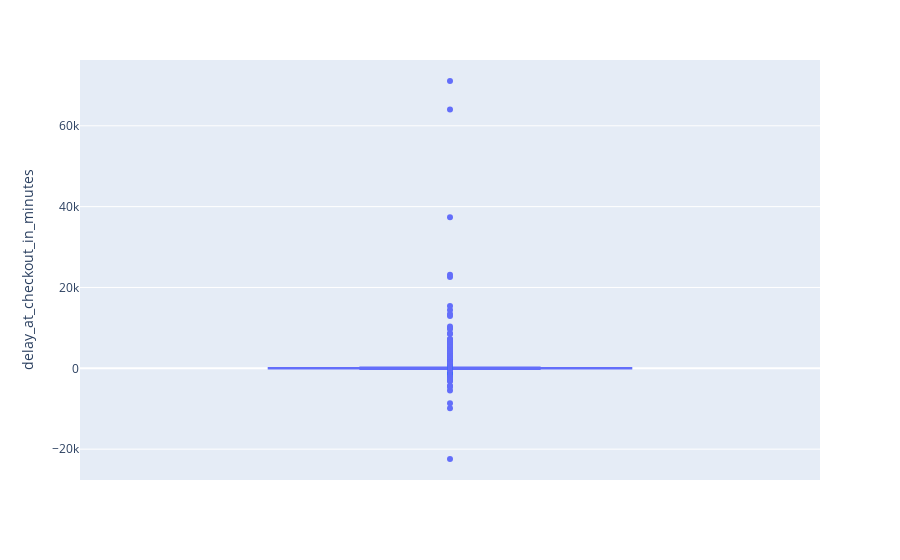

The code cell stored with this chart in its notebook:
### Code cell
# Create a box chart using Plotly Express
fig = px.box(data, y="delay_at_checkout_in_minutes")
fig.show()

### Figure 1 — Plotly figure (JSON) as saved in the notebook; plotly's stock layout.template omitted (floating-point values rounded to 4 significant figures; data arrays with more than 128 entries replaced by an {"elided": "..."} marker saying what was removed)
{"data": [{"alignmentgroup": "True", "hovertemplate": "delay_at_checkout_in_minutes=%{y}<extra></extra>", "legendgroup": "", "marker": {"color": "#636efa"}, "name": "", "notched": false, "offsetgroup": "", "orientation": "v", "showlegend": false, "type": "box", "x0": " ", "xaxis": "x", "y": {"elided": "21309 int values"}, "y0": " ", "yaxis": "y"}], "layout": {"boxmode": "group", "legend": {"tracegroupgap": 0}, "margin": {"t": 60}, "xaxis": {"anchor": "y", "domain": [0, 1]}, "yaxis": {"anchor": "x", "domain": [0, 1], "title": {"text": "delay_at_checkout_in_minutes"}}}}
